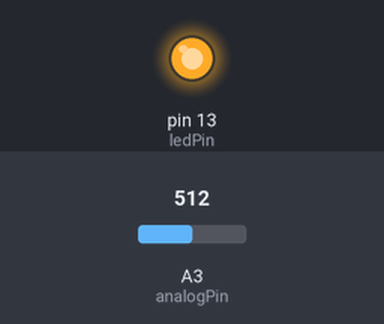
The sketch below on a simulated Arduino Uno, built with avr-gcc and run on an emulated ATmega328P. Shown: output pins drawn as LEDs (lit = HIGH). The test bench sets the inputs (shaded band); at power-on: A3 (analogPin) = 512. What the sketch prints to the serial monitor is not drawn.

Above: at 1.2 s.
1.3 s: A3 (analogPin) set to 55
4.3 s: A3 (analogPin) set to 47
At 5.5 s:
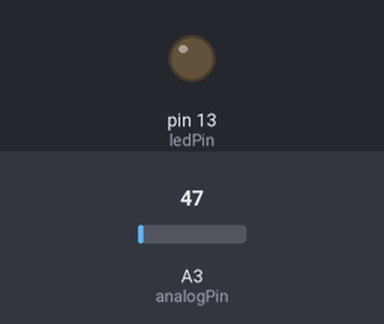
5.8 s: A3 (analogPin) set to 122
At 6.3 s:
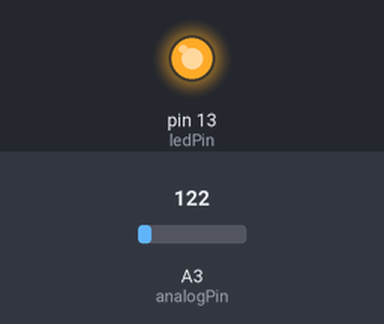
7.3 s: A3 (analogPin) set to 0
At 7.9 s:
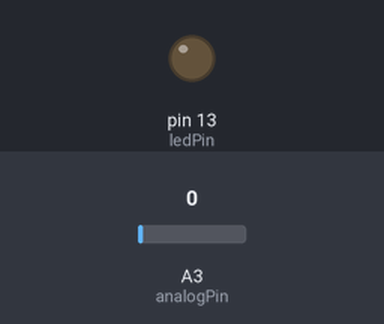
Timing chart, 0 to 10.3 s (numbered marks = the images above; inputs shaded):
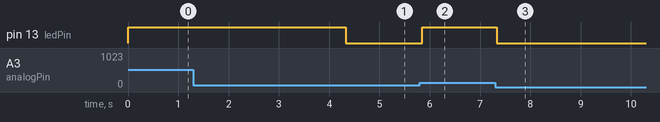

The sketch:

serial.ino
```cpp
// serial通信
// アナログセンサの値を読み取る

int ledPin = 13;
int analogPin = 3;
float val = 0;
int threshold = 512;

void setup()
{
    pinMode(ledPin, OUTPUT);
    Serial.begin(9600);
}

void loop()
{
    val = analogRead(analogPin);
    val = val * 10;
    Serial.print("センサの値は　");
    Serial.println(val);
    if (val >= threshold)
    {
        digitalWrite(ledPin, HIGH);
    }
    else
    {
        digitalWrite(ledPin, LOW);
    }
}
```

Measured:
- the behaviour switches between 52 and 51 on A3 (analogPin) (found by bisection; images 0 and 1)
- after the input at 1.3 s, every drawn part: stays the same
- after the input at 4.3 s, pin 13 (ledPin): HIGH → LOW at once
- after the input at 5.8 s, pin 13 (ledPin): LOW → HIGH after 0.05 s
- after the input at 7.3 s, pin 13 (ledPin): HIGH → LOW at once
